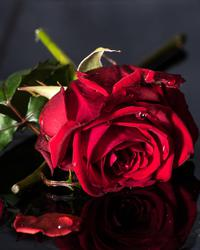
#> input picture disp/rose.jpg, 200 x 250 px
$ python -i asciify.py   (imports and definitions only)   (older library calls are emulated)
#> lines starting #> are read from the running program, lines starting #| are printed output that depends on the picture
#> further down, picture is the input picture: PIL image 200x250 RGB; mean R, G, B 68.2, 27, 32.6
from PIL import Image
import cv2
import os


class IACurves:
    """
    Set of tone curve functions which are
    used to map symbols to grayscale
    """
    CONTRAST_L = lambda x: -100000/(1/2*x+165)+600
    CONTRAST_M = lambda x: -75000/(2/3*x+150)+500
    CONTRAST_H = lambda x: -50000/(x+130)+384
    DEFAULT = lambda x: x

    @staticmethod
    def shift(val):
        return lambda x: x+val

    @staticmethod
    def linear(ax, b):
        return lambda x: ax*x+b

    @staticmethod
    def poly(*args):
        return lambda x: sum([args[i]*x**i for i in range(len(args))])

    @staticmethod
    def homographic(a, b, c, d):
        return lambda x: (a*x+b)/(c*x+d)


class ImageAsciifier:
    def __init__(self, func=None, charmap=None, symbols=None):
        """
        Class initializer
        :param func: Preset tone curve function (see IACurves)
        :type func: LambdaType
        :param charmap: Predefined threshold map
        :type charmap: {threshold: symbol} dict
        :param symbols: List of symbols used to draw
        """
        self.data = None
        self.image = None
        self.image_width = 0
        self.image_height = 0
        self.image_length = 0
        self.ascii = []

        # Set of symbols in order from darkest to brightest
        self.symbols = symbols or [' ', '`', "'", '.', '"', ',', '-', '^', '>', '=', '+', '*', 'c', 'u', 'r', 'o',
                                   'h', 'i', 'e', 'a', 'x', 'w', '?', 'O', 'D', 'N', 'S', 'M', 'X', 'W', '@', '#']

        self.func = func or (lambda x: x)
        self.charmap = charmap or self.define_tone_curve(self.func)

    def define_tone_curve(self, func):
        """
        Applies a given tone curve function to the set
        of symbols, thus creating a threshold map
        :param func: The mapping function
        :type func: LambdaType
        :return: {threshold: symbol} dict
        """
        if func is not None:
            l = len(self.symbols)
            self.func = func
            self.charmap = {func(x): sym for x, sym in zip(range(l, 255 + 255 % l, int(255 / l)), self.symbols)}
            self.charmap[256] = '#'
        return self.charmap

    def to_grayscale(self, load, resize):
        """
        Reads and converts an image file to grayscale
        :param load: Path to file OR PIL image object
        :param resize: Resize multiplier, 0.12=12% of original
        :return: resized image converted to grayscale
        """
        img = Image.open(load) if type(load) is str else load
        if resize is not None:
            img = self.resize(img, resize)
        return img.convert('L')
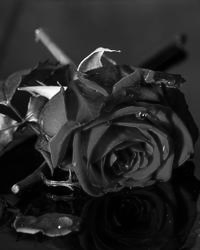
#> returned value: PIL image 200x250 L; min 0, max 253, mean 39.9

    # [10 lines left out: function resize, not called in this run]

    def load(self, img, resize=None):
        """
        Reads an image file, resizes it and converts to grayscale
        :param img: Path to file OR PIL image object
        :param resize: Resize multiplier
        :return: None
        """
        self.image = self.to_grayscale(img, resize)
        self.image_width, self.image_height = self.image.size
#> self.image_width = 200; self.image_height = 250
        self.image_length = self.image_width*self.image_height
#> self.image_length = 50000
        self.data = list(self.image.getdata())
#> self.data = 50000 items
        self.data = [self.data[r:r+self.image_width] for r in range(0, self.image_length, self.image_width)]
#> self.data = 250 items

    # [39 lines left out: functions img_to_ascii, print_ascii, not called in this run]


class VideoAsciifier(ImageAsciifier):
    # [4 lines left out: function __init__, not called in this run]

    def cam_capture(self):
        cv2.imwrite("frame.jpg", self.vc.read()[1])
        return Image.open("frame.jpg")

    # [11 lines left out: function start_preview, not called in this run]

>>> from PIL import Image
>>> picture = Image.open('disp/rose.jpg')
>>> result = ImageAsciifier().load(picture)
